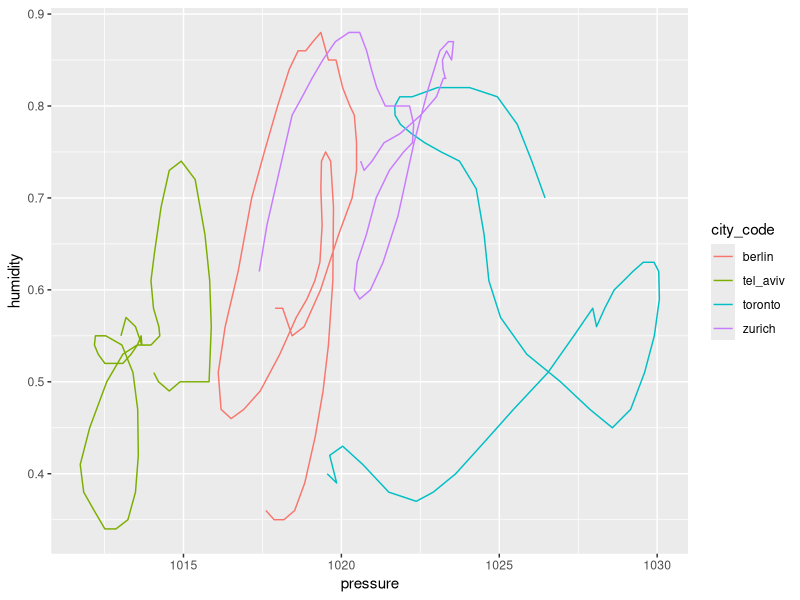
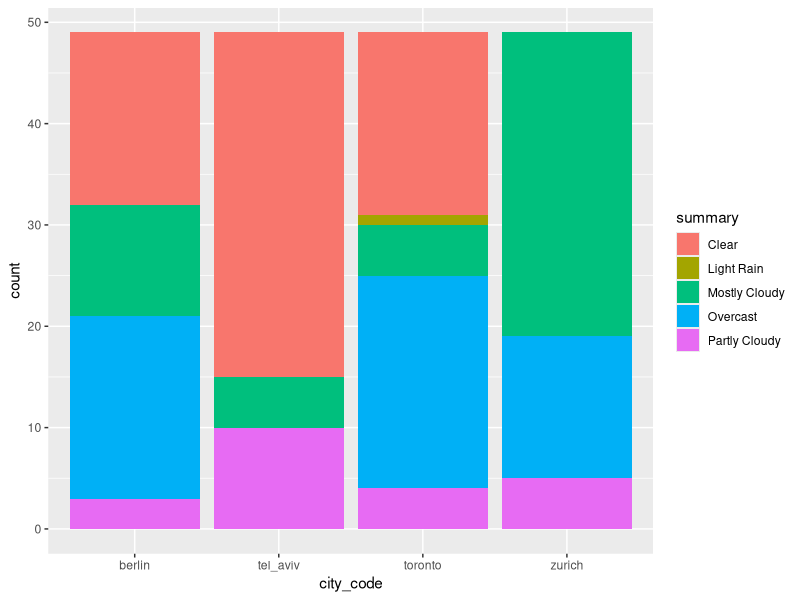
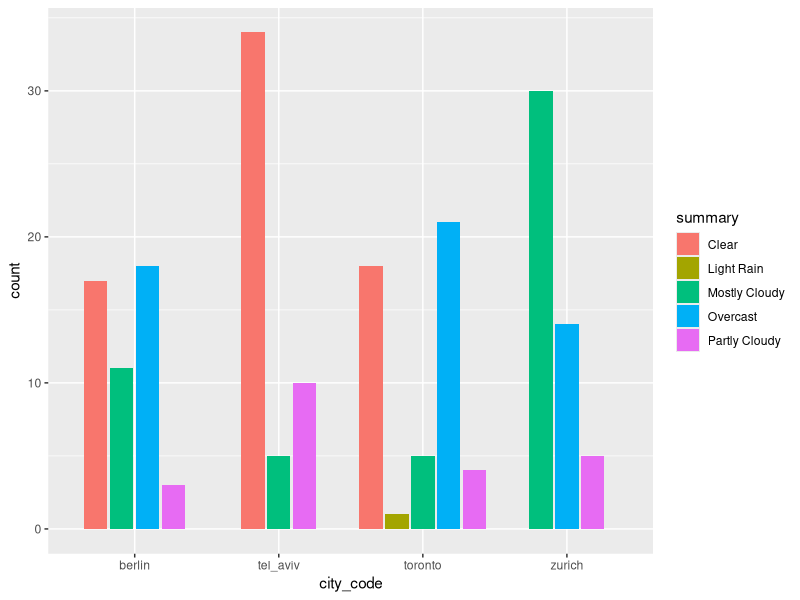
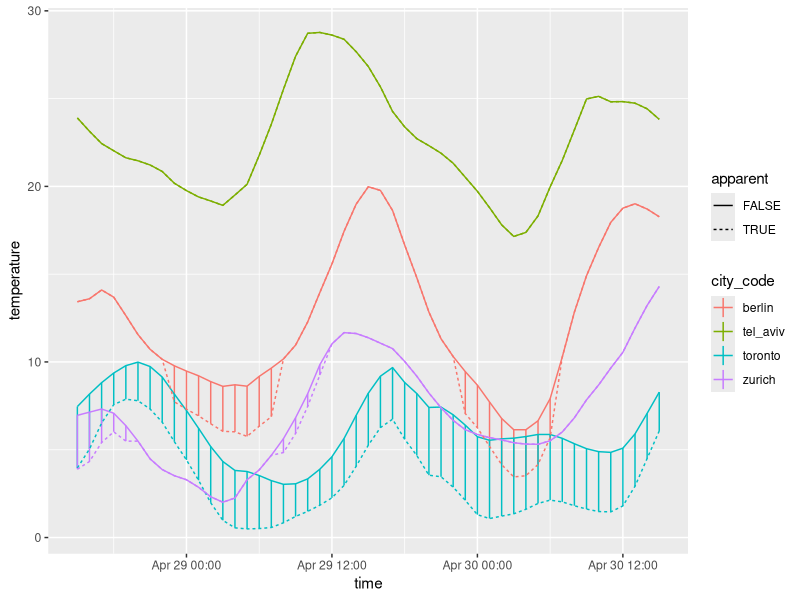
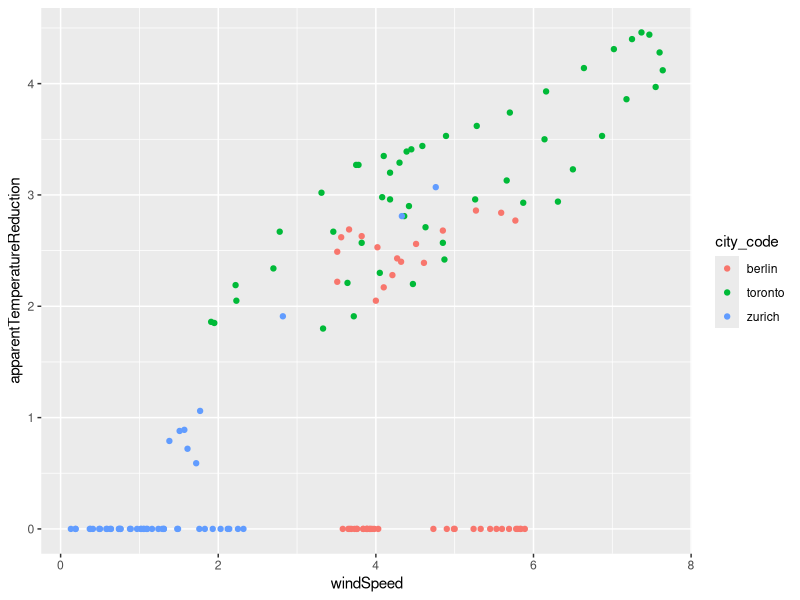

Generate these figures, in order, with R:
## ---- chunk 1
rm(list = ls())
## ---- chunk 2
# Setup 01-intro.R
## ---- chunk 3
library(tidyverse)
library(here)
## ---- chunk 4
# Read all files
## ---- chunk 5
berlin <- readxl::read_excel(here("data/weather", "berlin.xlsx"))
toronto <- readxl::read_excel(here("data/weather", "toronto.xlsx"))
tel_aviv <- readxl::read_excel(here("data/weather", "tel_aviv.xlsx"))
zurich <- readxl::read_excel(here("data/weather", "zurich.xlsx"))
## ---- chunk 6
# Create ensemble dataset
## ---- chunk 7
weather_data <- bind_rows(
  berlin = berlin,
  toronto = toronto,
  tel_aviv = tel_aviv,
  zurich = zurich,
  .id = "city_code"
)
## ---- chunk 8
# Show the data
## ---- chunk 9
weather_data
## ---- chunk 10
# Visibility vs. humitidy
## ---- chunk 11
weather_data %>%
  ggplot(aes(x = pressure, y = humidity, color = city_code)) +
  geom_path()
## ---- chunk 12
# Summary
## ---- chunk 13
weather_data %>%
  ggplot(aes(x = city_code)) +
  geom_bar(aes(fill = summary))

weather_data %>%
  ggplot(aes(x = city_code)) +
  geom_bar(aes(fill = summary), position = position_dodge2("dodge", preserve = "single"))
## ---- chunk 14
# Temperature and apparent temperature
## ---- chunk 15
temperature_data <-
  weather_data %>%
  select(city_code, time, temperature, apparentTemperature) %>%
  gather(kind, temperature, -city_code, -time) %>%
  mutate(apparent = (kind == "apparentTemperature")) %>%
  select(-kind)

temperature_data %>%
  ggplot(aes(x = time, color = city_code)) +
  geom_linerange(data = weather_data, aes(ymin = temperature, ymax = apparentTemperature)) +
  geom_line(aes(linetype = apparent, y = temperature))
## ---- chunk 16
# Compute and plot temperature difference
## ---- chunk 17
weather_data %>%
  mutate(apparentTemperatureReduction = temperature - apparentTemperature) %>%
  filter(city_code != "tel_aviv") %>%
  ggplot(aes(x = windSpeed, y = apparentTemperatureReduction)) +
  geom_point(aes(color = city_code))
## ---- chunk 18
# Compute lag for temperature, pressure and humidity.
# How to compute temperature difference to previous hour?
## ---- chunk 19
weather_data %>%
  group_by(city_code) %>%
  mutate_at(vars(temperature, pressure, humidity), list(lag = lag)) %>%
  ungroup()
## ---- chunk 20
# Count observations
## ---- chunk 21
weather_data %>%
  count(city_code)

weather_data %>%
  count(city_code, summary)
## ---- chunk 22
# Compute mean and max temperature
## ---- chunk 23
weather_data %>%
  group_by(city_code) %>%
  summarize(temperature_mean = mean(temperature), temperature_max = max(temperature)) %>%
  ungroup()
## ---- chunk 24
# Compute and display summary data for all numeric variables
## ---- chunk 25
weather_data %>%
  group_by(city_code) %>%
  summarize_if(is.numeric, list(mean = mean, sd = sd, min = min, max = max)) %>%
  ungroup() %>%
  gather(key, value, -city_code) %>%
  separate(key, into = c("indicator", "fun")) %>%
  xtabs(value ~ city_code + indicator + fun, .) %>%
  ftable()
